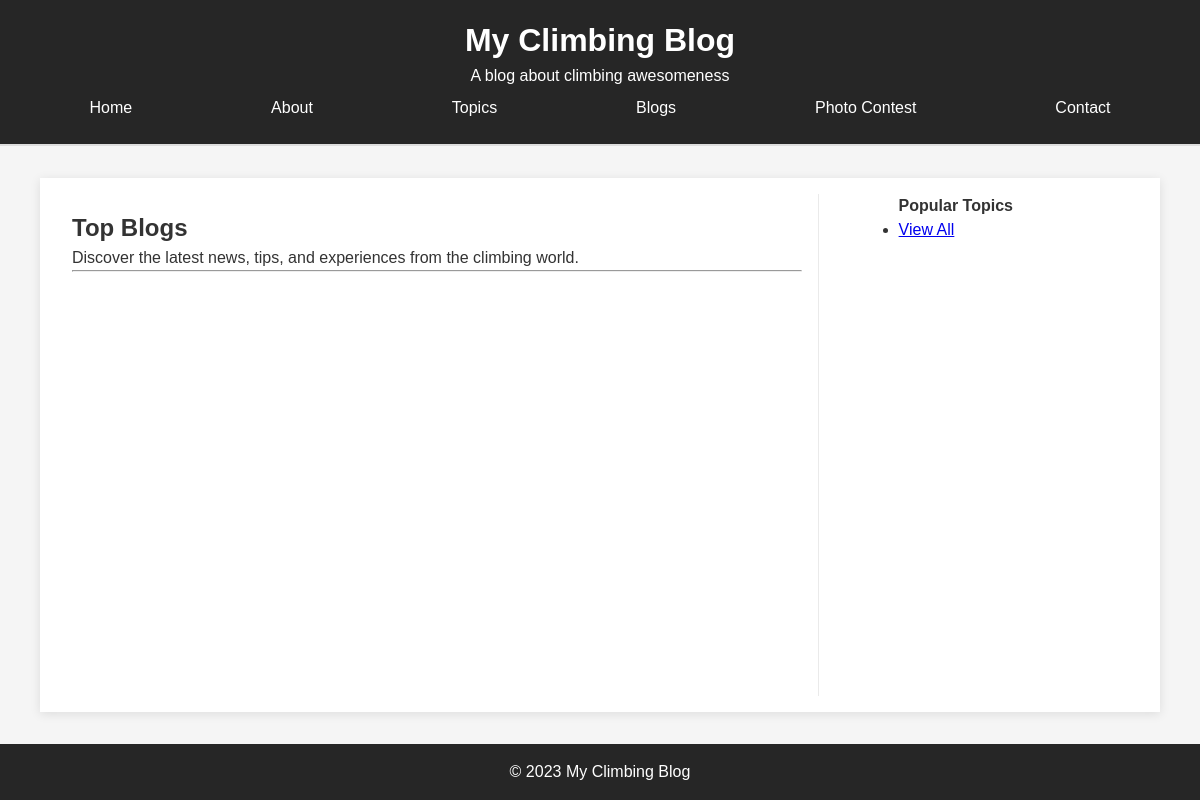
The app's page /, older data.
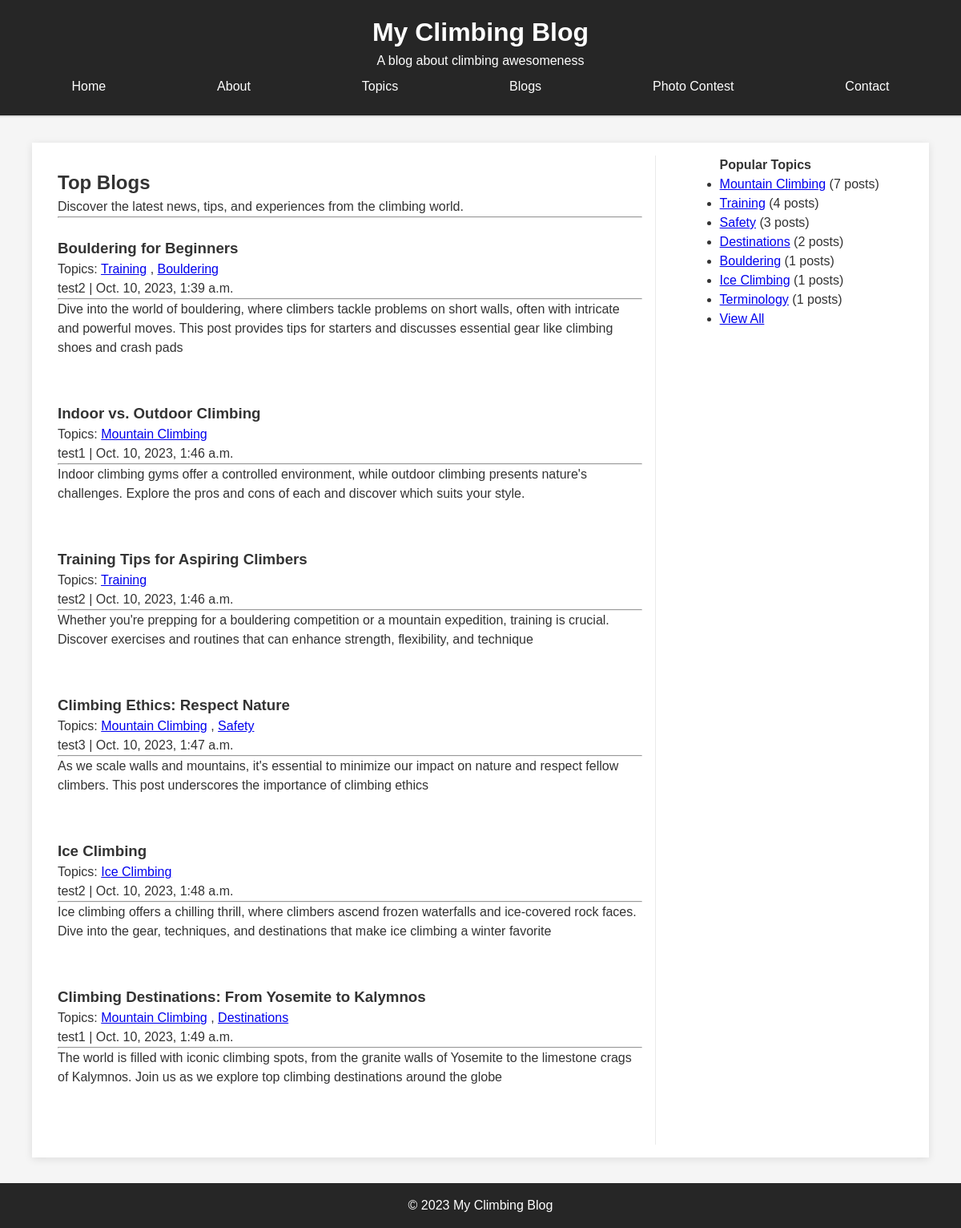
The same page, newer data.
### blog/models.py (models this page shows, shortened)
class Post(models.Model):
    DRAFT = 'draft'
    PUBLISHED = 'published'
    STATUS_CHOICES = [
        (DRAFT, 'Draft'),
        (PUBLISHED, 'Published')
    ]
    title = models.TextField(null=False, blank=False)
    content = models.TextField()
    author = models.ForeignKey(User, on_delete=models.CASCADE)
    created = models.DateTimeField(auto_now_add=True)
    updated = models.DateTimeField(auto_now=True)
    status = models.TextField(choices=STATUS_CHOICES, default=DRAFT)
    published = models.DateTimeField(null=True, blank=True)
    slug = models.SlugField(unique=True)
    topics = models.ManyToManyField(Topic, blank=True)

class Topic(models.Model):
    name = models.TextField(unique=True)
    slug = models.SlugField(unique=True)
    def get_absolute_url(self):
        return reverse('topic_detail', kwargs={'slug': self.slug})

### blog/views.py (the view)
# urls.py: path('', landing_page, name='home'),
def landing_page(request):
    posts = Post.objects.filter(published__isnull=False)[:10]
    context = {
        'posts': posts
    }
    return render(request, 'blog/landing_page.html', context)

### blog/context_processors.py (called while the page is built)
def navigation(reqeust):
    return {
        'nav_list': [
            {'name': 'Home', 'url': '/'},
            {'name': 'About', 'url': '/about'},
            {'name': 'Topics', 'url': '/topics/'},
            {'name': 'Blogs', 'url': '/blogs'},
            {'name': 'Photo Contest', 'url': '/photo-contest'},
            {'name': 'Contact', 'url': '/contact'},
        ]
    }

def topic_list(request):
    top_topics = Topic.objects.annotate(
        post_count=Count('post')).order_by('-post_count')[:10]
    return {'topics': top_topics}

### blog/templates/blog/landing_page.html (shortened to what this page needs)
{% extends "blog/base.html" %}  {% block content %}
<div class="landing-content">
  <h2>Top Blogs</h2>
  <p>
    Discover the latest news, tips, and experiences from the climbing world.
  </p>
  <hr />
  <br />
  {% for post in posts %}
  <article class="post">
    <h3>{{ post.title }}</h3>
    <p>
      Topics: {% for topic in post.topics.all %}
      <a href="{{ topic.get_absolute_url }}">{{ topic.name }}</a>
      {% if not forloop.last %}, {% endif %} {% endfor %}
    </p>
    <p>{{ post.author }} | {{post.published}}</p>
    <hr />
    <p>{{ post.content }}</p>
    <br />
  </article>
  {% endfor %}
</div>
{% endblock %}

### blog/templates/blog/base.html (shortened to what this page needs)
{% load static %}
<!DOCTYPE html>
<html lang="en">
  <head>
    <link rel="stylesheet" href="{% static 'blog/css/styles.css' %}" />
  </head>
  <body>
    <header>
      <div class="container">
        <h1>My Climbing Blog</h1>
        <p>A blog about climbing awesomeness</p>
        <nav>
          {% for item in nav_list %}
          <a href="{{ item.url }}">{{ item.name }}</a>
          {% endfor %}
        </nav>
      </div>
    </header>
    <div class="content-wrapper">
      <main>{% block content %} {% endblock %}</main>
      <section>
        <div class="sidebar">
          <h4>Popular Topics</h4>
          <ul>
            {% for topic in topics %}
            <li>
              <a href="{% url 'topic_detail' slug=topic.slug %}"
                >{{ topic.name }}</a
              >
              ({{ topic.post_count }} posts)
            </li>
            {% endfor %}
            <li><a href="{% url 'topics' %}">View All</a></li>
          </ul>
        </div>
      </section>
    </div>
    <footer>
      <div class="container">
        <p>&copy; 2023 My Climbing Blog</p>
      </div>
    </footer>
  </body>
</html>

### blog/static/blog/css/styles.css (style rules this page uses)
* { margin: 0; padding: 0; box-sizing: border-box; }
html, body { height: 100%; }
body { display: flex; flex-direction: column; font-family: "Arial", sans-serif; font-size: 1rem; line-height: 1.5; color: #333333; background-color: #f5f5f5; }
header { background-color: #262626; color: #ffffff; padding: 1rem 0; text-align: center; border-bottom: 0.125rem solid #dddddd; }
nav { display: flex; justify-content: space-around; max-width: 75rem; margin: 0 auto; }
nav a { color: #ffffff; text-decoration: none; padding: 0.5rem 1rem; transition: background-color 0.3s; border-radius: 0.938rem; }
.container { max-width: 75rem; margin: 0 auto; padding: 0 1.25rem; }
.content-wrapper { flex: 1; display: flex; justify-content: space-between; margin: 2rem auto; padding: 1rem; background-color: #ffffff; box-shadow: 0 0.125rem 0.625rem #0000001a; width: 70rem; max-width: 75rem; }
.post { margin-bottom: 2rem; }
section { width: 30%; padding: 0 0 0 5rem; border-left: 0.063rem solid #eaeaea; }
main { width: 70%; padding: 1rem; }
footer { flex-shrink: 0; background-color: #262626; color: #ffffff; text-align: center; padding: 1rem 0; position: relative; width: 100%; }

Row changes from the older to the newer data that the page shows:
added Post: title "Bouldering for Beginners", author "test2", published "Oct. 10, 2023, 1:39 a.m.", content "Dive into the world of bouldering, where climbers tackle problems on short walls, often with intricate and powerful moves. This post provides tips for starters and discusses essential gear like climbing shoes and crash pads"
added Topic: name "Training", post_count "4"
added Topic: name "Bouldering", post_count "1"
added Post: title "Indoor vs. Outdoor Climbing", author "test1", published "Oct. 10, 2023, 1:46 a.m.", content "Indoor climbing gyms offer a controlled environment, while outdoor climbing presents nature's challenges. Explore the pros and cons of each and discover which suits your style."
added Topic: name "Mountain Climbing", post_count "7"
added Post: title "Training Tips for Aspiring Climbers", author "test2", published "Oct. 10, 2023, 1:46 a.m.", content "Whether you're prepping for a bouldering competition or a mountain expedition, training is crucial. Discover exercises and routines that can enhance strength, flexibility, and technique"
added Post: title "Climbing Ethics: Respect Nature", author "test3", published "Oct. 10, 2023, 1:47 a.m.", content "As we scale walls and mountains, it's essential to minimize our impact on nature and respect fellow climbers. This post underscores the importance of climbing ethics"
added Topic: name "Safety", post_count "3"
added Post: title "Ice Climbing", author "test2", published "Oct. 10, 2023, 1:48 a.m.", content "Ice climbing offers a chilling thrill, where climbers ascend frozen waterfalls and ice-covered rock faces. Dive into the gear, techniques, and destinations that make ice climbing a winter favorite"
added Topic: name "Ice Climbing", post_count "1"
added Post: title "Climbing Destinations: From Yosemite to Kalymnos", author "test1", published "Oct. 10, 2023, 1:49 a.m.", content "The world is filled with iconic climbing spots, from the granite walls of Yosemite to the limestone crags of Kalymnos. Join us as we explore top climbing destinations around the globe"
added Topic: name "Destinations", post_count "2"
added Topic: name "Terminology", post_count "1", shown under "Popular Topics"
